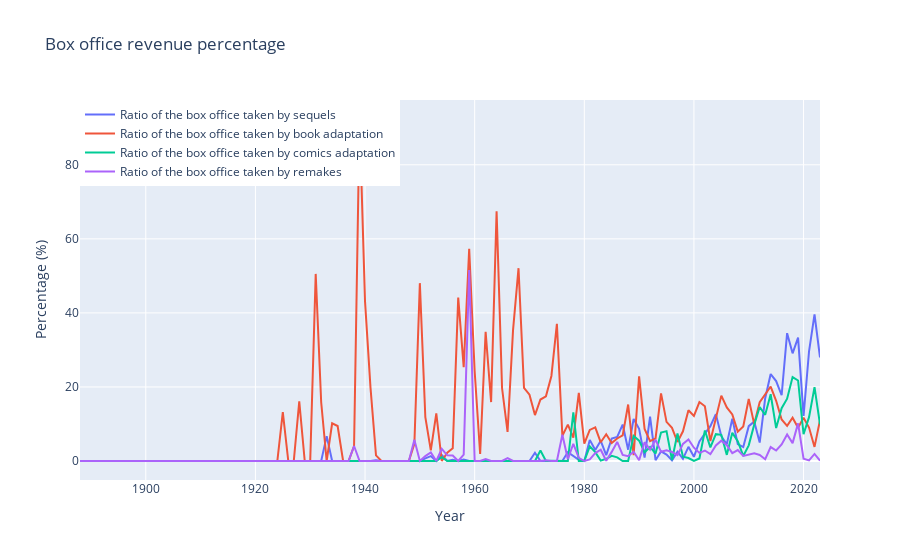

Notebook cell for this chart:
### Markdown cell above
$$
\text{Box Office \%} = \frac{\text{Box office of movies with sequel per year}}{\text{Box office for all movies per year}} * 100
$$

### Code cell
from src.models.box_office_revenue import get_box_office_ratio

fig = get_box_office_ratio(movie_frames_concat)
fig.write_html("results/box_office_ratio.html")
fig

### Figure 1 — Plotly figure (JSON) as saved in the notebook; plotly's stock layout.template omitted (floating-point values rounded to 4 significant figures; data arrays with more than 128 entries replaced by an {"elided": "..."} marker saying what was removed)
{"data": [{"mode": "lines", "name": "Ratio of the box office taken by sequels", "x": {"elided": "136 float values"}, "y": {"elided": "136 float values"}, "type": "scatter"}, {"mode": "lines", "name": "Ratio of the box office taken by book adaptation", "x": {"elided": "136 float values"}, "y": {"elided": "136 float values"}, "type": "scatter"}, {"mode": "lines", "name": "Ratio of the box office taken by comics adaptation", "x": {"elided": "136 float values"}, "y": {"elided": "136 float values"}, "type": "scatter"}, {"mode": "lines", "name": "Ratio of the box office taken by remakes", "x": {"elided": "136 float values"}, "y": {"elided": "136 float values"}, "type": "scatter"}], "layout": {"legend": {"x": 0, "y": 1}, "title": {"text": "Box office revenue percentage"}, "xaxis": {"title": {"text": "Year"}}, "yaxis": {"title": {"text": "Percentage (%)"}}}}
